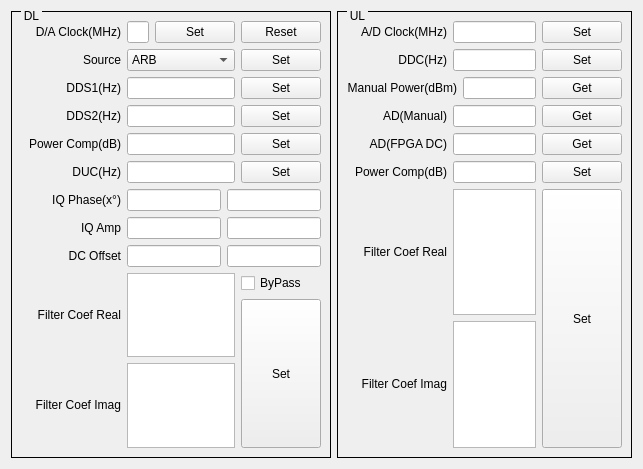
<?xml version="1.0" encoding="UTF-8"?>
<ui version="4.0">
 <class>Q_DT3308_BB_F_Widget</class>
 <widget class="QWidget" name="Q_DT3308_BB_F_Widget">
  <property name="geometry">
   <rect>
    <x>0</x>
    <y>0</y>
    <width>643</width>
    <height>469</height>
   </rect>
  </property>
  <property name="windowTitle">
   <string>Form</string>
  </property>
  <layout class="QHBoxLayout" name="horizontalLayout_25">
   <item>
    <widget class="QGroupBox" name="groupBox">
     <property name="styleSheet">
      <string notr="true">QGroupBox{ border:1px solid black; margin-top:0.5ex; }
QGroupBox::title { subcontrol-origin:margin; subcontrol-position:top left; top:-2px; left:10px; margin-left: 0px; padding:0 1px; }</string>
     </property>
     <property name="title">
      <string>DL</string>
     </property>
     <layout class="QVBoxLayout" name="verticalLayout_5">
      <item>
       <layout class="QHBoxLayout" name="horizontalLayout_3" stretch="5,1,1">
        <item>
         <layout class="QVBoxLayout" name="verticalLayout_2">
          <item>
           <layout class="QHBoxLayout" name="horizontalLayout">
            <item>
             <widget class="QLabel" name="label">
              <property name="sizePolicy">
               <sizepolicy hsizetype="Fixed" vsizetype="Fixed">
                <horstretch>0</horstretch>
                <verstretch>0</verstretch>
               </sizepolicy>
              </property>
              <property name="minimumSize">
               <size>
                <width>100</width>
                <height>0</height>
               </size>
              </property>
              <property name="text">
               <string>D/A Clock(MHz)</string>
              </property>
              <property name="alignment">
               <set>Qt::AlignRight|Qt::AlignTrailing|Qt::AlignVCenter</set>
              </property>
             </widget>
            </item>
            <item>
             <widget class="QLineEdit" name="lineEditDAClock">
              <property name="sizePolicy">
               <sizepolicy hsizetype="Expanding" vsizetype="Fixed">
                <horstretch>5</horstretch>
                <verstretch>0</verstretch>
               </sizepolicy>
              </property>
             </widget>
            </item>
           </layout>
          </item>
         </layout>
        </item>
        <item>
         <layout class="QVBoxLayout" name="verticalLayout">
          <item>
           <widget class="QPushButton" name="pushButtonSetDAClock">
            <property name="sizePolicy">
             <sizepolicy hsizetype="Expanding" vsizetype="Fixed">
              <horstretch>1</horstretch>
              <verstretch>0</verstretch>
             </sizepolicy>
            </property>
            <property name="text">
             <string>Set</string>
            </property>
           </widget>
          </item>
         </layout>
        </item>
        <item>
         <widget class="QPushButton" name="pushButtonResetDA">
          <property name="sizePolicy">
           <sizepolicy hsizetype="Expanding" vsizetype="Preferred">
            <horstretch>1</horstretch>
            <verstretch>0</verstretch>
           </sizepolicy>
          </property>
          <property name="text">
           <string>Reset</string>
          </property>
         </widget>
        </item>
       </layout>
      </item>
      <item>
       <layout class="QHBoxLayout" name="horizontalLayout_4">
        <item>
         <widget class="QLabel" name="label_3">
          <property name="sizePolicy">
           <sizepolicy hsizetype="Fixed" vsizetype="Fixed">
            <horstretch>0</horstretch>
            <verstretch>0</verstretch>
           </sizepolicy>
          </property>
          <property name="minimumSize">
           <size>
            <width>100</width>
            <height>0</height>
           </size>
          </property>
          <property name="text">
           <string>Source</string>
          </property>
          <property name="alignment">
           <set>Qt::AlignRight|Qt::AlignTrailing|Qt::AlignVCenter</set>
          </property>
         </widget>
        </item>
        <item>
         <widget class="QComboBox" name="comboBoxDLSrc">
          <property name="sizePolicy">
           <sizepolicy hsizetype="Expanding" vsizetype="Fixed">
            <horstretch>5</horstretch>
            <verstretch>0</verstretch>
           </sizepolicy>
          </property>
          <item>
           <property name="text">
            <string>ARB</string>
           </property>
          </item>
          <item>
           <property name="text">
            <string>Reserved</string>
           </property>
          </item>
          <item>
           <property name="text">
            <string>CW</string>
           </property>
          </item>
         </widget>
        </item>
        <item>
         <widget class="QPushButton" name="pushButtonSetDLSrc">
          <property name="sizePolicy">
           <sizepolicy hsizetype="Expanding" vsizetype="Fixed">
            <horstretch>2</horstretch>
            <verstretch>0</verstretch>
           </sizepolicy>
          </property>
          <property name="text">
           <string>Set</string>
          </property>
         </widget>
        </item>
       </layout>
      </item>
      <item>
       <layout class="QHBoxLayout" name="horizontalLayout_5">
        <item>
         <widget class="QLabel" name="label_4">
          <property name="sizePolicy">
           <sizepolicy hsizetype="Fixed" vsizetype="Fixed">
            <horstretch>0</horstretch>
            <verstretch>0</verstretch>
           </sizepolicy>
          </property>
          <property name="minimumSize">
           <size>
            <width>100</width>
            <height>0</height>
           </size>
          </property>
          <property name="text">
           <string>DDS1(Hz)</string>
          </property>
          <property name="alignment">
           <set>Qt::AlignRight|Qt::AlignTrailing|Qt::AlignVCenter</set>
          </property>
         </widget>
        </item>
        <item>
         <widget class="QScrollLineEdit" name="lineEditDDS1">
          <property name="sizePolicy">
           <sizepolicy hsizetype="Expanding" vsizetype="Fixed">
            <horstretch>5</horstretch>
            <verstretch>0</verstretch>
           </sizepolicy>
          </property>
         </widget>
        </item>
        <item>
         <widget class="QPushButton" name="pushButtonSetDDS1">
          <property name="sizePolicy">
           <sizepolicy hsizetype="Expanding" vsizetype="Fixed">
            <horstretch>2</horstretch>
            <verstretch>0</verstretch>
           </sizepolicy>
          </property>
          <property name="text">
           <string>Set</string>
          </property>
         </widget>
        </item>
       </layout>
      </item>
      <item>
       <layout class="QHBoxLayout" name="horizontalLayout_6">
        <item>
         <widget class="QLabel" name="label_5">
          <property name="sizePolicy">
           <sizepolicy hsizetype="Fixed" vsizetype="Fixed">
            <horstretch>0</horstretch>
            <verstretch>0</verstretch>
           </sizepolicy>
          </property>
          <property name="minimumSize">
           <size>
            <width>100</width>
            <height>0</height>
           </size>
          </property>
          <property name="text">
           <string>DDS2(Hz)</string>
          </property>
          <property name="alignment">
           <set>Qt::AlignRight|Qt::AlignTrailing|Qt::AlignVCenter</set>
          </property>
         </widget>
        </item>
        <item>
         <widget class="QScrollLineEdit" name="lineEditDDS2">
          <property name="sizePolicy">
           <sizepolicy hsizetype="Expanding" vsizetype="Fixed">
            <horstretch>5</horstretch>
            <verstretch>0</verstretch>
           </sizepolicy>
          </property>
         </widget>
        </item>
        <item>
         <widget class="QPushButton" name="pushButtonSetDDS2">
          <property name="sizePolicy">
           <sizepolicy hsizetype="Expanding" vsizetype="Fixed">
            <horstretch>2</horstretch>
            <verstretch>0</verstretch>
           </sizepolicy>
          </property>
          <property name="text">
           <string>Set</string>
          </property>
         </widget>
        </item>
       </layout>
      </item>
      <item>
       <layout class="QHBoxLayout" name="horizontalLayout_7">
        <item>
         <widget class="QLabel" name="label_6">
          <property name="sizePolicy">
           <sizepolicy hsizetype="Fixed" vsizetype="Fixed">
            <horstretch>0</horstretch>
            <verstretch>0</verstretch>
           </sizepolicy>
          </property>
          <property name="minimumSize">
           <size>
            <width>100</width>
            <height>0</height>
           </size>
          </property>
          <property name="text">
           <string>Power Comp(dB)</string>
          </property>
          <property name="alignment">
           <set>Qt::AlignRight|Qt::AlignTrailing|Qt::AlignVCenter</set>
          </property>
         </widget>
        </item>
        <item>
         <widget class="QLineEdit" name="lineEditTxPowerComp">
          <property name="sizePolicy">
           <sizepolicy hsizetype="Expanding" vsizetype="Fixed">
            <horstretch>5</horstretch>
            <verstretch>0</verstretch>
           </sizepolicy>
          </property>
         </widget>
        </item>
        <item>
         <widget class="QPushButton" name="pushButtonSetTxPowerComp">
          <property name="sizePolicy">
           <sizepolicy hsizetype="Expanding" vsizetype="Fixed">
            <horstretch>2</horstretch>
            <verstretch>0</verstretch>
           </sizepolicy>
          </property>
          <property name="text">
           <string>Set</string>
          </property>
         </widget>
        </item>
       </layout>
      </item>
      <item>
       <layout class="QHBoxLayout" name="horizontalLayout_8">
        <item>
         <widget class="QLabel" name="label_7">
          <property name="sizePolicy">
           <sizepolicy hsizetype="Fixed" vsizetype="Fixed">
            <horstretch>0</horstretch>
            <verstretch>0</verstretch>
           </sizepolicy>
          </property>
          <property name="minimumSize">
           <size>
            <width>100</width>
            <height>0</height>
           </size>
          </property>
          <property name="text">
           <string>DUC(Hz)</string>
          </property>
          <property name="alignment">
           <set>Qt::AlignRight|Qt::AlignTrailing|Qt::AlignVCenter</set>
          </property>
         </widget>
        </item>
        <item>
         <widget class="QScrollLineEdit" name="lineEditDUC">
          <property name="sizePolicy">
           <sizepolicy hsizetype="Expanding" vsizetype="Fixed">
            <horstretch>5</horstretch>
            <verstretch>0</verstretch>
           </sizepolicy>
          </property>
         </widget>
        </item>
        <item>
         <widget class="QPushButton" name="pushButtonSetDUC">
          <property name="sizePolicy">
           <sizepolicy hsizetype="Expanding" vsizetype="Fixed">
            <horstretch>2</horstretch>
            <verstretch>0</verstretch>
           </sizepolicy>
          </property>
          <property name="text">
           <string>Set</string>
          </property>
         </widget>
        </item>
       </layout>
      </item>
      <item>
       <layout class="QHBoxLayout" name="horizontalLayout_9">
        <item>
         <widget class="QLabel" name="label_8">
          <property name="sizePolicy">
           <sizepolicy hsizetype="Fixed" vsizetype="Fixed">
            <horstretch>0</horstretch>
            <verstretch>0</verstretch>
           </sizepolicy>
          </property>
          <property name="minimumSize">
           <size>
            <width>100</width>
            <height>0</height>
           </size>
          </property>
          <property name="text">
           <string>IQ Phase(x°)</string>
          </property>
          <property name="alignment">
           <set>Qt::AlignRight|Qt::AlignTrailing|Qt::AlignVCenter</set>
          </property>
         </widget>
        </item>
        <item>
         <widget class="QScrollLineEdit" name="lineEditIQPhaseI"/>
        </item>
        <item>
         <widget class="QScrollLineEdit" name="lineEditIQPhaseQ"/>
        </item>
       </layout>
      </item>
      <item>
       <layout class="QHBoxLayout" name="horizontalLayout_10">
        <item>
         <widget class="QLabel" name="label_9">
          <property name="sizePolicy">
           <sizepolicy hsizetype="Fixed" vsizetype="Fixed">
            <horstretch>0</horstretch>
            <verstretch>0</verstretch>
           </sizepolicy>
          </property>
          <property name="minimumSize">
           <size>
            <width>100</width>
            <height>0</height>
           </size>
          </property>
          <property name="text">
           <string>IQ Amp</string>
          </property>
          <property name="alignment">
           <set>Qt::AlignRight|Qt::AlignTrailing|Qt::AlignVCenter</set>
          </property>
         </widget>
        </item>
        <item>
         <widget class="QScrollLineEdit" name="lineEditIQAmpI"/>
        </item>
        <item>
         <widget class="QScrollLineEdit" name="lineEditIQAmpQ"/>
        </item>
       </layout>
      </item>
      <item>
       <layout class="QHBoxLayout" name="horizontalLayout_11">
        <item>
         <widget class="QLabel" name="label_10">
          <property name="sizePolicy">
           <sizepolicy hsizetype="Fixed" vsizetype="Fixed">
            <horstretch>0</horstretch>
            <verstretch>0</verstretch>
           </sizepolicy>
          </property>
          <property name="minimumSize">
           <size>
            <width>100</width>
            <height>0</height>
           </size>
          </property>
          <property name="text">
           <string>DC Offset</string>
          </property>
          <property name="alignment">
           <set>Qt::AlignRight|Qt::AlignTrailing|Qt::AlignVCenter</set>
          </property>
         </widget>
        </item>
        <item>
         <widget class="QScrollLineEdit" name="lineEditDCOffsetI"/>
        </item>
        <item>
         <widget class="QScrollLineEdit" name="lineEditDCOffsetQ"/>
        </item>
       </layout>
      </item>
      <item>
       <layout class="QHBoxLayout" name="horizontalLayout_14">
        <item>
         <layout class="QVBoxLayout" name="verticalLayout_4">
          <item>
           <layout class="QHBoxLayout" name="horizontalLayout_13">
            <item>
             <widget class="QLabel" name="label_11">
              <property name="sizePolicy">
               <sizepolicy hsizetype="Fixed" vsizetype="Fixed">
                <horstretch>0</horstretch>
                <verstretch>0</verstretch>
               </sizepolicy>
              </property>
              <property name="minimumSize">
               <size>
                <width>100</width>
                <height>0</height>
               </size>
              </property>
              <property name="text">
               <string>Filter Coef Real</string>
              </property>
              <property name="alignment">
               <set>Qt::AlignRight|Qt::AlignTrailing|Qt::AlignVCenter</set>
              </property>
             </widget>
            </item>
            <item>
             <widget class="QTextEdit" name="textEditTxFilterReal"/>
            </item>
           </layout>
          </item>
          <item>
           <layout class="QHBoxLayout" name="horizontalLayout_12">
            <item>
             <widget class="QLabel" name="label_12">
              <property name="sizePolicy">
               <sizepolicy hsizetype="Fixed" vsizetype="Fixed">
                <horstretch>0</horstretch>
                <verstretch>0</verstretch>
               </sizepolicy>
              </property>
              <property name="minimumSize">
               <size>
                <width>100</width>
                <height>0</height>
               </size>
              </property>
              <property name="text">
               <string>Filter Coef Imag</string>
              </property>
              <property name="alignment">
               <set>Qt::AlignRight|Qt::AlignTrailing|Qt::AlignVCenter</set>
              </property>
             </widget>
            </item>
            <item>
             <widget class="QTextEdit" name="textEditTxFilterImag"/>
            </item>
           </layout>
          </item>
         </layout>
        </item>
        <item>
         <layout class="QVBoxLayout" name="verticalLayout_3">
          <item>
           <widget class="QCheckBox" name="checkBoxByPassTxFilter">
            <property name="text">
             <string>ByPass</string>
            </property>
           </widget>
          </item>
          <item>
           <widget class="QPushButton" name="pushButtonSetTxFilter">
            <property name="sizePolicy">
             <sizepolicy hsizetype="Fixed" vsizetype="Preferred">
              <horstretch>0</horstretch>
              <verstretch>0</verstretch>
             </sizepolicy>
            </property>
            <property name="text">
             <string>Set</string>
            </property>
           </widget>
          </item>
         </layout>
        </item>
       </layout>
      </item>
     </layout>
    </widget>
   </item>
   <item>
    <widget class="QGroupBox" name="groupBox_2">
     <property name="styleSheet">
      <string notr="true">QGroupBox{ border:1px solid black; margin-top:0.5ex; }
QGroupBox::title { subcontrol-origin:margin; subcontrol-position:top left; top:-2px; left:10px; margin-left: 0px; padding:0 1px; }</string>
     </property>
     <property name="title">
      <string>UL</string>
     </property>
     <layout class="QVBoxLayout" name="verticalLayout_7">
      <item>
       <layout class="QHBoxLayout" name="horizontalLayout_15">
        <item>
         <widget class="QLabel" name="label_13">
          <property name="sizePolicy">
           <sizepolicy hsizetype="Fixed" vsizetype="Fixed">
            <horstretch>0</horstretch>
            <verstretch>0</verstretch>
           </sizepolicy>
          </property>
          <property name="minimumSize">
           <size>
            <width>100</width>
            <height>0</height>
           </size>
          </property>
          <property name="text">
           <string>A/D Clock(MHz)</string>
          </property>
          <property name="alignment">
           <set>Qt::AlignRight|Qt::AlignTrailing|Qt::AlignVCenter</set>
          </property>
         </widget>
        </item>
        <item>
         <widget class="QLineEdit" name="lineEditADClock">
          <property name="sizePolicy">
           <sizepolicy hsizetype="Expanding" vsizetype="Fixed">
            <horstretch>5</horstretch>
            <verstretch>0</verstretch>
           </sizepolicy>
          </property>
         </widget>
        </item>
        <item>
         <widget class="QPushButton" name="pushButtonSetADClock">
          <property name="sizePolicy">
           <sizepolicy hsizetype="Expanding" vsizetype="Fixed">
            <horstretch>2</horstretch>
            <verstretch>0</verstretch>
           </sizepolicy>
          </property>
          <property name="text">
           <string>Set</string>
          </property>
         </widget>
        </item>
       </layout>
      </item>
      <item>
       <layout class="QHBoxLayout" name="horizontalLayout_17">
        <item>
         <widget class="QLabel" name="label_15">
          <property name="sizePolicy">
           <sizepolicy hsizetype="Fixed" vsizetype="Fixed">
            <horstretch>0</horstretch>
            <verstretch>0</verstretch>
           </sizepolicy>
          </property>
          <property name="minimumSize">
           <size>
            <width>100</width>
            <height>0</height>
           </size>
          </property>
          <property name="text">
           <string>DDC(Hz)</string>
          </property>
          <property name="alignment">
           <set>Qt::AlignRight|Qt::AlignTrailing|Qt::AlignVCenter</set>
          </property>
         </widget>
        </item>
        <item>
         <widget class="QLineEdit" name="lineEditDDC">
          <property name="sizePolicy">
           <sizepolicy hsizetype="Expanding" vsizetype="Fixed">
            <horstretch>5</horstretch>
            <verstretch>0</verstretch>
           </sizepolicy>
          </property>
         </widget>
        </item>
        <item>
         <widget class="QPushButton" name="pushButtonSetDDC">
          <property name="sizePolicy">
           <sizepolicy hsizetype="Expanding" vsizetype="Fixed">
            <horstretch>2</horstretch>
            <verstretch>0</verstretch>
           </sizepolicy>
          </property>
          <property name="text">
           <string>Set</string>
          </property>
         </widget>
        </item>
       </layout>
      </item>
      <item>
       <layout class="QHBoxLayout" name="horizontalLayout_18">
        <item>
         <widget class="QLabel" name="label_16">
          <property name="sizePolicy">
           <sizepolicy hsizetype="Fixed" vsizetype="Fixed">
            <horstretch>0</horstretch>
            <verstretch>0</verstretch>
           </sizepolicy>
          </property>
          <property name="minimumSize">
           <size>
            <width>100</width>
            <height>0</height>
           </size>
          </property>
          <property name="text">
           <string>Manual Power(dBm)</string>
          </property>
          <property name="alignment">
           <set>Qt::AlignRight|Qt::AlignTrailing|Qt::AlignVCenter</set>
          </property>
         </widget>
        </item>
        <item>
         <widget class="QLineEdit" name="lineEditManualPower">
          <property name="sizePolicy">
           <sizepolicy hsizetype="Expanding" vsizetype="Fixed">
            <horstretch>5</horstretch>
            <verstretch>0</verstretch>
           </sizepolicy>
          </property>
         </widget>
        </item>
        <item>
         <widget class="QPushButton" name="pushButtonGetManualPower">
          <property name="sizePolicy">
           <sizepolicy hsizetype="Expanding" vsizetype="Fixed">
            <horstretch>2</horstretch>
            <verstretch>0</verstretch>
           </sizepolicy>
          </property>
          <property name="text">
           <string>Get</string>
          </property>
         </widget>
        </item>
       </layout>
      </item>
      <item>
       <layout class="QHBoxLayout" name="horizontalLayout_19">
        <item>
         <widget class="QLabel" name="label_17">
          <property name="sizePolicy">
           <sizepolicy hsizetype="Fixed" vsizetype="Fixed">
            <horstretch>0</horstretch>
            <verstretch>0</verstretch>
           </sizepolicy>
          </property>
          <property name="minimumSize">
           <size>
            <width>100</width>
            <height>0</height>
           </size>
          </property>
          <property name="text">
           <string>AD(Manual)</string>
          </property>
          <property name="alignment">
           <set>Qt::AlignRight|Qt::AlignTrailing|Qt::AlignVCenter</set>
          </property>
         </widget>
        </item>
        <item>
         <widget class="QLineEdit" name="lineEditADManual">
          <property name="sizePolicy">
           <sizepolicy hsizetype="Expanding" vsizetype="Fixed">
            <horstretch>5</horstretch>
            <verstretch>0</verstretch>
           </sizepolicy>
          </property>
         </widget>
        </item>
        <item>
         <widget class="QPushButton" name="pushButtonGetADManual">
          <property name="sizePolicy">
           <sizepolicy hsizetype="Expanding" vsizetype="Fixed">
            <horstretch>2</horstretch>
            <verstretch>0</verstretch>
           </sizepolicy>
          </property>
          <property name="text">
           <string>Get</string>
          </property>
         </widget>
        </item>
       </layout>
      </item>
      <item>
       <layout class="QHBoxLayout" name="horizontalLayout_20">
        <item>
         <widget class="QLabel" name="label_18">
          <property name="sizePolicy">
           <sizepolicy hsizetype="Fixed" vsizetype="Fixed">
            <horstretch>0</horstretch>
            <verstretch>0</verstretch>
           </sizepolicy>
          </property>
          <property name="minimumSize">
           <size>
            <width>100</width>
            <height>0</height>
           </size>
          </property>
          <property name="text">
           <string>AD(FPGA DC)</string>
          </property>
          <property name="alignment">
           <set>Qt::AlignRight|Qt::AlignTrailing|Qt::AlignVCenter</set>
          </property>
         </widget>
        </item>
        <item>
         <widget class="QLineEdit" name="lineEditADFPGA">
          <property name="sizePolicy">
           <sizepolicy hsizetype="Expanding" vsizetype="Fixed">
            <horstretch>5</horstretch>
            <verstretch>0</verstretch>
           </sizepolicy>
          </property>
         </widget>
        </item>
        <item>
         <widget class="QPushButton" name="pushButtonGetADFPGA">
          <property name="sizePolicy">
           <sizepolicy hsizetype="Expanding" vsizetype="Fixed">
            <horstretch>2</horstretch>
            <verstretch>0</verstretch>
           </sizepolicy>
          </property>
          <property name="text">
           <string>Get</string>
          </property>
         </widget>
        </item>
       </layout>
      </item>
      <item>
       <layout class="QHBoxLayout" name="horizontalLayout_21">
        <item>
         <widget class="QLabel" name="label_19">
          <property name="sizePolicy">
           <sizepolicy hsizetype="Fixed" vsizetype="Fixed">
            <horstretch>0</horstretch>
            <verstretch>0</verstretch>
           </sizepolicy>
          </property>
          <property name="minimumSize">
           <size>
            <width>100</width>
            <height>0</height>
           </size>
          </property>
          <property name="text">
           <string>Power Comp(dB)</string>
          </property>
          <property name="alignment">
           <set>Qt::AlignRight|Qt::AlignTrailing|Qt::AlignVCenter</set>
          </property>
         </widget>
        </item>
        <item>
         <widget class="QLineEdit" name="lineEditRxPowerComp">
          <property name="sizePolicy">
           <sizepolicy hsizetype="Expanding" vsizetype="Fixed">
            <horstretch>5</horstretch>
            <verstretch>0</verstretch>
           </sizepolicy>
          </property>
         </widget>
        </item>
        <item>
         <widget class="QPushButton" name="pushButtonSetRxPowerComp">
          <property name="sizePolicy">
           <sizepolicy hsizetype="Expanding" vsizetype="Fixed">
            <horstretch>2</horstretch>
            <verstretch>0</verstretch>
           </sizepolicy>
          </property>
          <property name="text">
           <string>Set</string>
          </property>
         </widget>
        </item>
       </layout>
      </item>
      <item>
       <layout class="QHBoxLayout" name="horizontalLayout_24">
        <item>
         <layout class="QVBoxLayout" name="verticalLayout_6">
          <item>
           <layout class="QHBoxLayout" name="horizontalLayout_23">
            <item>
             <widget class="QLabel" name="label_20">
              <property name="sizePolicy">
               <sizepolicy hsizetype="Fixed" vsizetype="Fixed">
                <horstretch>0</horstretch>
                <verstretch>0</verstretch>
               </sizepolicy>
              </property>
              <property name="minimumSize">
               <size>
                <width>100</width>
                <height>0</height>
               </size>
              </property>
              <property name="text">
               <string>Filter Coef Real</string>
              </property>
              <property name="alignment">
               <set>Qt::AlignRight|Qt::AlignTrailing|Qt::AlignVCenter</set>
              </property>
             </widget>
            </item>
            <item>
             <widget class="QTextEdit" name="textEditRxFilterReal"/>
            </item>
           </layout>
          </item>
          <item>
           <layout class="QHBoxLayout" name="horizontalLayout_22">
            <item>
             <widget class="QLabel" name="label_21">
              <property name="sizePolicy">
               <sizepolicy hsizetype="Fixed" vsizetype="Fixed">
                <horstretch>0</horstretch>
                <verstretch>0</verstretch>
               </sizepolicy>
              </property>
              <property name="minimumSize">
               <size>
                <width>100</width>
                <height>0</height>
               </size>
              </property>
              <property name="text">
               <string>Filter Coef Imag</string>
              </property>
              <property name="alignment">
               <set>Qt::AlignRight|Qt::AlignTrailing|Qt::AlignVCenter</set>
              </property>
             </widget>
            </item>
            <item>
             <widget class="QTextEdit" name="textEditRxFilterImag"/>
            </item>
           </layout>
          </item>
         </layout>
        </item>
        <item>
         <widget class="QPushButton" name="pushButtonSetRxFilter">
          <property name="sizePolicy">
           <sizepolicy hsizetype="Fixed" vsizetype="Preferred">
            <horstretch>0</horstretch>
            <verstretch>0</verstretch>
           </sizepolicy>
          </property>
          <property name="text">
           <string>Set</string>
          </property>
         </widget>
        </item>
       </layout>
      </item>
     </layout>
    </widget>
   </item>
  </layout>
 </widget>
 <customwidgets>
  <customwidget>
   <class>QScrollLineEdit</class>
   <extends>QLineEdit</extends>
   <header>scroll_lineedit.h</header>
  </customwidget>
 </customwidgets>
 <resources/>
 <connections/>
</ui>
